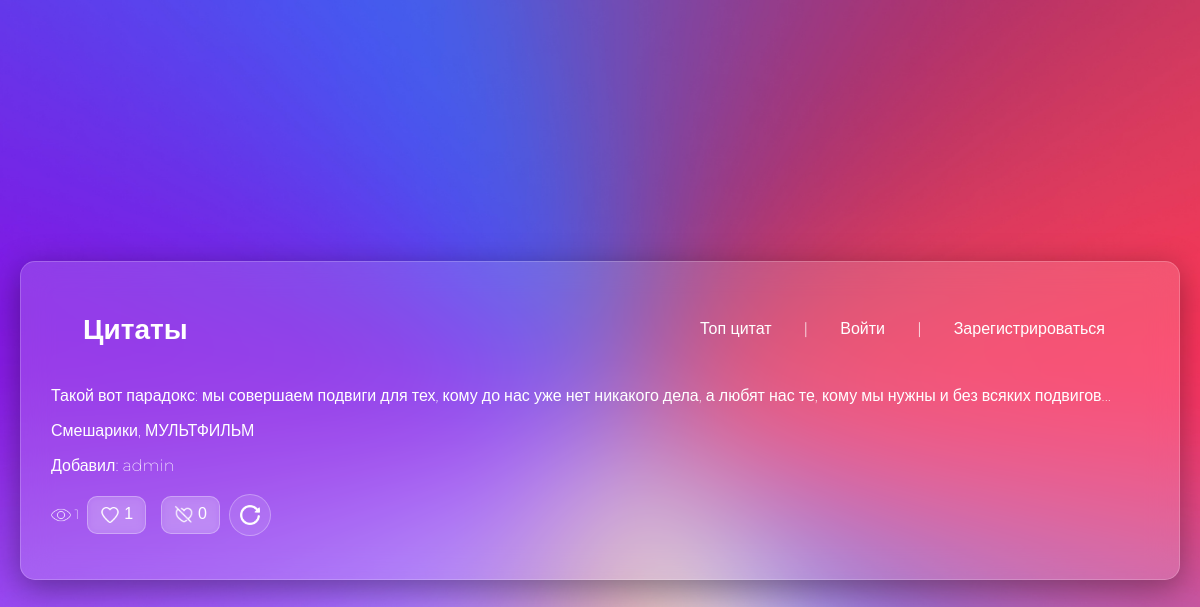
The app's page /, older data.
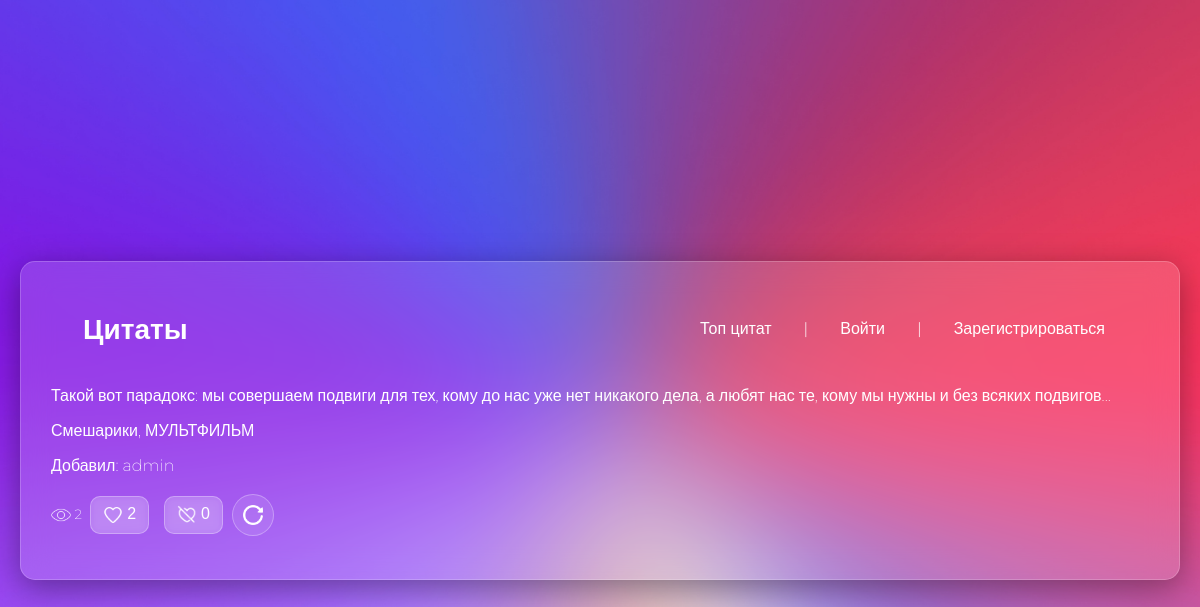
The same page, newer data.
### main/models.py (models this page shows)
class Quote(models.Model):
    source = models.ForeignKey(Source, on_delete=models.CASCADE)
    quote = models.TextField()
    likes = models.PositiveIntegerField(default=0)
    dislikes = models.PositiveIntegerField(default=0)
    views = models.PositiveIntegerField(default=0)
    prob_rate = models.PositiveIntegerField(default=-1)
    author = models.ForeignKey(User, on_delete=models.CASCADE)
    timestamp = models.DateTimeField(auto_now_add=True)

class Source(models.Model):
    SOURCE_TYPES = (
        ('КНИГА', 'Книга'),
        ('МУЗЫКА', 'Музыка'),
        ('ФИЛЬМ', 'Фильм'),
        ('СЕРИАЛ', 'Сериал'),
        ('МУЛЬТФИЛЬМ', 'Мультфильм'),
        ('ДРУГОЕ', 'Другое'),
    )
    name = models.CharField(max_length=200)
    type = models.CharField(max_length=20, choices=SOURCE_TYPES, default='OTHER')
    class Meta:
        unique_together = ('name', 'type')

### main/views.py (the view, shortened to what this page needs)
# urls.py: path('', views.random_quote, name='index'),
def random_quote(request):
    quotes = Quote.objects.all()
    quote = random.choices(quotes, weights=[q.prob_rate for q in quotes], k=1)[0]
    user_rating = 0
    return render(request, "quotes/random_quote.html", {"quote": quote, "user_rating": user_rating})

### templates/quotes/random_quote.html (shortened to what this page needs)
{% extends 'index.html' %}
{% load static %}
{% block content %}
    <p>{{ quote.quote }}</p>
    <p>{{ quote.source.name }}, {{ quote.source.type }}</p>
    <p>Добавил: {{ quote.author.username }}</p>
    <div id="rating-buttons-{{ quote.id }}">
    <small><img src="{% static "img/ico/eye-32.ico" %}" class="ico"> {{ quote.views }} </small>
    <button class="like-btn {% if user_rating == 1 %} active {% endif %}" onclick="rateQuote({{ quote.id }}, 1)">
        <img src="{% static 'img/ico/like-heart2.png' %}" alt='like'>
        <span id="like-count-{{ quote.id }}">{{ quote.likes }}</span>
    </button>
    <button  class="dislike-btn {% if user_rating == -1 %} active {% endif %}" onclick="rateQuote({{ quote.id }}, -1)">
        <img src="{% static 'img/ico/dislike-heart.png' %}" alt='dislike'>
        <span id="dislike-count-{{ quote.id }}">{{ quote.dislikes }}</span>
    </button>
    <button class="refresh-btn" type="reset" onclick="window.location.reload();">
        <img src="{% static 'img/ico/refresh.ico' %}" alt="refresh" class="icon">
    </button>
    </div>
{% endblock %}

Row changes from the older to the newer data that the page shows:
changed Quote "Смешарики": views "1" → "2"; likes "1" → "2"
